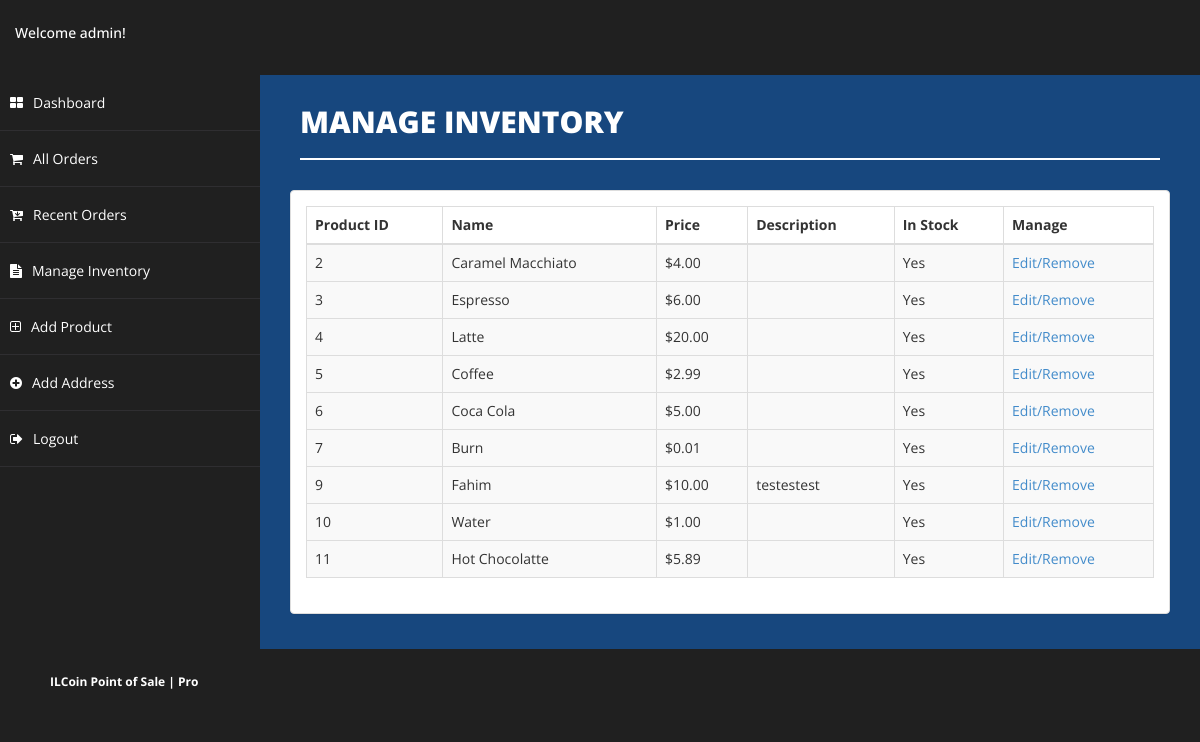
Screenshot of /yyy.php (signed in) with the database file from the repository.
### tables this page shows
CREATE TABLE `products` (
  `id` int(11) NOT NULL,
  `name` varchar(45) NOT NULL,
  `price` decimal(11,2) NOT NULL,
  `image` varchar(300) DEFAULT NULL,
  `in_stock` int(1) DEFAULT NULL,
  `description` mediumtext,
  `ts_create` timestamp NULL DEFAULT CURRENT_TIMESTAMP,
  `ts_update` timestamp NULL DEFAULT CURRENT_TIMESTAMP ON UPDATE CURRENT_TIMESTAMP
);

### config.php (called while the page is built, shortened)
<?php
$storeName = "ILCoin Point of Sale | Pro";
?>

### yyy.php (the view, shortened to what this page needs)
<?php
require_once('config.php');
?>
<!DOCTYPE html>
<html xmlns="http://www.w3.org/1999/xhtml">
<head>
    <link href="css/bootstrap.css" rel="stylesheet" />
    <link href="css/font-awesome.css" rel="stylesheet" />
	<link rel="stylesheet" href="https://maxcdn.bootstrapcdn.com/font-awesome/4.4.0/css/font-awesome.min.css" />
    <link href="css/basic.css" rel="stylesheet" />
    <link href="css/custom.css" rel="stylesheet" />
</head>
<?php
include("header.php");
?>
<div id="page-wrapper">
            <div id="page-inner">
                <div class="row">
                    <div class="col-md-12">
                        <h1 class="page-head-line">Manage Inventory
						</h1>
                    </div>
                </div>
				</div>
		<div class="panel panel-default">
                       <div class="panel-body">
                            <div class="table-sorting table-responsive" id="subjectresult">
                                <table class="table table-striped table-bordered table-hover" id="tSortable22">
                                    <thead>
                                        <tr>
                                            <th>Product ID</th>
                                            <th>Name</th>
											<th>Price</th>
											<th>Description</th>
											<th>In Stock</th>
											<th>Manage</th>
                                        </tr>
                                    </thead>
									<?php
	 $queryProducts = "SELECT * FROM products ORDER BY id ASC";
	 $doProducts = mysqli_query($conn, $queryProducts) or die(mysqli_error($conn));
	 while($loopProducts = mysqli_fetch_assoc($doProducts))
	 {
	 echo "<tr>";
	 echo "<td>".$loopProducts['id']."</td>";
	 echo "<td>".$loopProducts['name']."</td>";
	 echo "<td>$".$loopProducts['price']."</td>";
	 echo "<td>".substr($loopProducts['description'], 0, 250)."</td>";
	 if($loopProducts['in_stock'] == 1){ $loopStock = "Yes"; } else { $loopStock = "No"; }
	 echo "<td>".$loopStock."</td>";
	 echo "<td><a href='qqq.php?item=".$loopProducts['id']."'>Edit/Remove</a></td>";
	 echo "<tr>";
	 }
	 ?>
                                </table>
                            </div>
                       </div>
        </div>
            </div>
	<div id="footer-sec">
       <strong><?php echo $storeName; ?></strong>
    </div>

### css/basic.css (style rules this page uses)
body { background-color: #202020; font-family: 'Open Sans', sans-serif; line-height: 25px; }
#page-wrapper { padding: 15px 15px; height: 100%; background: #17477e; }
#page-inner { width: 100%; margin: -15px 20px 10px 0px; background-color: #17477e!important; padding: 10px; }
.page-head-line { font-size: 30px; text-transform: uppercase; color: #fff; font-weight: 800; padding-bottom: 20px; border-bottom: 2px solid #fff; margin-bottom: 10px; }
#footer-sec { background-color: #202020; padding: 20px 50px; color: #fff; font-size: 12px; }
@media (min-width:768px) { #page-wrapper { margin: 0 0 0 260px; padding: 15px 30px; min-height: 38vw; } }

### rows the page displays
products: id "2", name "Caramel Macchiato", price "4.00", in_stock "Yes"
products: id "3", name "Espresso", price "6.00", in_stock "Yes"
products: id "4", name "Latte", price "20.00", in_stock "Yes"
products: id "5", name "Coffee", price "2.99", in_stock "Yes"
products: id "6", name "Coca Cola", price "5.00", in_stock "Yes"
products: id "7", name "Burn", price "0.01", in_stock "Yes"
products: id "9", name "Fahim", price "10.00", description "testestest", in_stock "Yes"
products: id "10", name "Water", price "1.00", in_stock "Yes"
products: id "11", name "Hot Chocolatte", price "5.89", in_stock "Yes"

### other values shown
$adminUN "admin"
$storeName "ILCoin Point of Sale | Pro"
